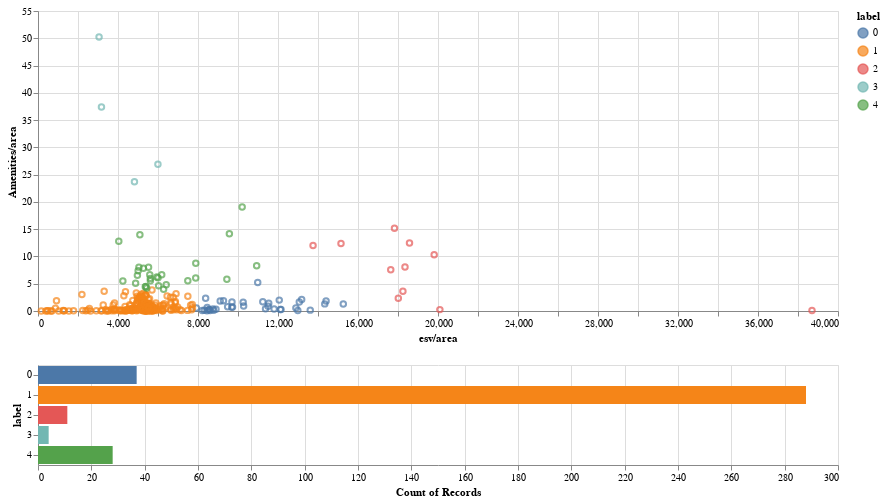

Write the Vega-Lite specification saved for this chart.
### Vega-Lite specification from a JSON file in a GitHub repository (floating-point values rounded to 4 significant figures; data arrays with more than 128 entries replaced by an {"elided": "..."} marker saying what was removed)
{"config": {"view": {"continuousWidth": 400, "continuousHeight": 300}}, "vconcat": [{"mark": "point", "encoding": {"color": {"condition": {"type": "nominal", "field": "label", "selection": "selector004"}, "value": "lightgray"}, "x": {"type": "quantitative", "field": "esv/area", "scale": {"zero": false}}, "y": {"type": "quantitative", "field": "Amenities/area", "scale": {"zero": false}}}, "selection": {"selector004": {"type": "interval"}}, "width": 800}, {"mark": "bar", "encoding": {"color": {"type": "nominal", "field": "label"}, "x": {"type": "quantitative", "aggregate": "count", "field": "label"}, "y": {"type": "nominal", "field": "label"}}, "transform": [{"filter": {"selection": "selector004"}}], "width": 800}], "data": {"name": "data-357950431f13001bcfdcf571af446962"}, "$schema": "https://vega.github.io/schema/vega-lite/v4.8.1.json", "datasets": {"data-357950431f13001bcfdcf571af446962": {"elided": "368 records"}}}
